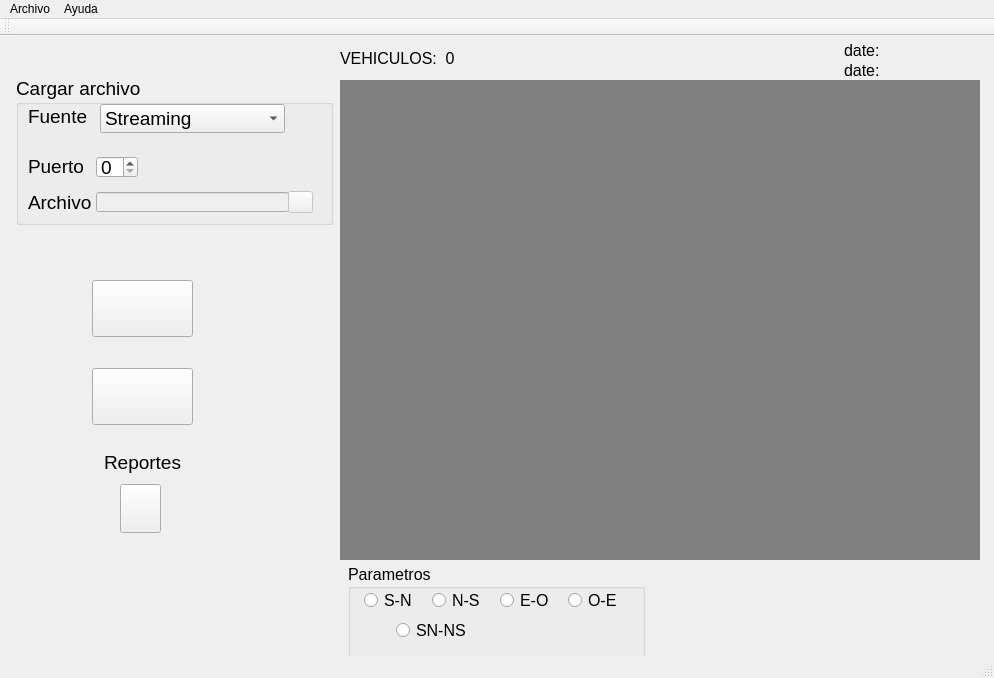
<?xml version="1.0" encoding="UTF-8"?>
<ui version="4.0">
 <class>move</class>
 <widget class="QMainWindow" name="move">
  <property name="geometry">
   <rect>
    <x>0</x>
    <y>0</y>
    <width>994</width>
    <height>678</height>
   </rect>
  </property>
  <property name="windowTitle">
   <string>MoVe: Monitoreo Vehicular Automatico</string>
  </property>
  <property name="autoFillBackground">
   <bool>true</bool>
  </property>
  <widget class="QWidget" name="centralWidget">
   <widget class="QLabel" name="time_var">
    <property name="geometry">
     <rect>
      <x>844</x>
      <y>4</y>
      <width>145</width>
      <height>21</height>
     </rect>
    </property>
    <property name="font">
     <font>
      <pointsize>12</pointsize>
     </font>
    </property>
    <property name="text">
     <string>date:</string>
    </property>
   </widget>
   <widget class="QLabel" name="time_var_2">
    <property name="geometry">
     <rect>
      <x>844</x>
      <y>24</y>
      <width>145</width>
      <height>21</height>
     </rect>
    </property>
    <property name="font">
     <font>
      <pointsize>12</pointsize>
     </font>
    </property>
    <property name="text">
     <string>date:</string>
    </property>
   </widget>
   <widget class="QLabel" name="VideoPlayer">
    <property name="geometry">
     <rect>
      <x>340</x>
      <y>44</y>
      <width>640</width>
      <height>480</height>
     </rect>
    </property>
    <property name="autoFillBackground">
     <bool>false</bool>
    </property>
    <property name="styleSheet">
     <string notr="true">#VideoPlayer
{
background-color: gray;
}</string>
    </property>
    <property name="text">
     <string/>
    </property>
   </widget>
   <widget class="QGroupBox" name="groupBox">
    <property name="geometry">
     <rect>
      <x>16</x>
      <y>40</y>
      <width>317</width>
      <height>149</height>
     </rect>
    </property>
    <property name="font">
     <font>
      <pointsize>14</pointsize>
     </font>
    </property>
    <property name="title">
     <string>Cargar archivo</string>
    </property>
    <widget class="QLabel" name="label">
     <property name="geometry">
      <rect>
       <x>12</x>
       <y>32</y>
       <width>65</width>
       <height>17</height>
      </rect>
     </property>
     <property name="text">
      <string>Fuente</string>
     </property>
    </widget>
    <widget class="QComboBox" name="selectSource">
     <property name="geometry">
      <rect>
       <x>84</x>
       <y>28</y>
       <width>185</width>
       <height>29</height>
      </rect>
     </property>
     <item>
      <property name="text">
       <string>Streaming</string>
      </property>
     </item>
     <item>
      <property name="text">
       <string>Archivo de video</string>
      </property>
     </item>
    </widget>
    <widget class="QLabel" name="label_2">
     <property name="geometry">
      <rect>
       <x>12</x>
       <y>80</y>
       <width>57</width>
       <height>21</height>
      </rect>
     </property>
     <property name="text">
      <string>Puerto</string>
     </property>
    </widget>
    <widget class="QSpinBox" name="selectPort">
     <property name="enabled">
      <bool>true</bool>
     </property>
     <property name="geometry">
      <rect>
       <x>80</x>
       <y>80</y>
       <width>42</width>
       <height>22</height>
      </rect>
     </property>
     <property name="readOnly">
      <bool>false</bool>
     </property>
     <property name="accelerated">
      <bool>false</bool>
     </property>
     <property name="keyboardTracking">
      <bool>false</bool>
     </property>
     <property name="maximum">
      <number>2</number>
     </property>
    </widget>
    <widget class="QLabel" name="label_4">
     <property name="geometry">
      <rect>
       <x>12</x>
       <y>116</y>
       <width>65</width>
       <height>21</height>
      </rect>
     </property>
     <property name="text">
      <string>Archivo</string>
     </property>
    </widget>
    <widget class="QLineEdit" name="filePath">
     <property name="enabled">
      <bool>false</bool>
     </property>
     <property name="geometry">
      <rect>
       <x>80</x>
       <y>116</y>
       <width>193</width>
       <height>20</height>
      </rect>
     </property>
     <property name="font">
      <font>
       <pointsize>10</pointsize>
      </font>
     </property>
    </widget>
    <widget class="QPushButton" name="btnFilePath">
     <property name="enabled">
      <bool>false</bool>
     </property>
     <property name="geometry">
      <rect>
       <x>272</x>
       <y>115</y>
       <width>25</width>
       <height>22</height>
      </rect>
     </property>
     <property name="text">
      <string/>
     </property>
    </widget>
   </widget>
   <widget class="QPushButton" name="btnPlaynPause">
    <property name="geometry">
     <rect>
      <x>92</x>
      <y>244</y>
      <width>101</width>
      <height>57</height>
     </rect>
    </property>
    <property name="text">
     <string/>
    </property>
   </widget>
   <widget class="QPushButton" name="btnStop">
    <property name="geometry">
     <rect>
      <x>92</x>
      <y>332</y>
      <width>101</width>
      <height>57</height>
     </rect>
    </property>
    <property name="text">
     <string/>
    </property>
   </widget>
   <widget class="QPushButton" name="btnReports">
    <property name="geometry">
     <rect>
      <x>120</x>
      <y>448</y>
      <width>41</width>
      <height>49</height>
     </rect>
    </property>
    <property name="text">
     <string/>
    </property>
   </widget>
   <widget class="QLabel" name="label_3">
    <property name="geometry">
     <rect>
      <x>104</x>
      <y>412</y>
      <width>85</width>
      <height>29</height>
     </rect>
    </property>
    <property name="font">
     <font>
      <pointsize>14</pointsize>
     </font>
    </property>
    <property name="text">
     <string>Reportes</string>
    </property>
   </widget>
   <widget class="QGroupBox" name="parameterMenu">
    <property name="geometry">
     <rect>
      <x>348</x>
      <y>528</y>
      <width>297</width>
      <height>97</height>
     </rect>
    </property>
    <property name="font">
     <font>
      <pointsize>12</pointsize>
     </font>
    </property>
    <property name="title">
     <string>Parametros</string>
    </property>
    <widget class="QRadioButton" name="rbtn_param_SN">
     <property name="geometry">
      <rect>
       <x>16</x>
       <y>28</y>
       <width>61</width>
       <height>17</height>
      </rect>
     </property>
     <property name="text">
      <string>S-N</string>
     </property>
    </widget>
    <widget class="QRadioButton" name="rbtn_param_NS">
     <property name="geometry">
      <rect>
       <x>84</x>
       <y>28</y>
       <width>61</width>
       <height>17</height>
      </rect>
     </property>
     <property name="text">
      <string>N-S</string>
     </property>
    </widget>
    <widget class="QRadioButton" name="rbtn_param_EO">
     <property name="geometry">
      <rect>
       <x>152</x>
       <y>28</y>
       <width>61</width>
       <height>17</height>
      </rect>
     </property>
     <property name="text">
      <string>E-O</string>
     </property>
    </widget>
    <widget class="QRadioButton" name="rbtn_param_OE">
     <property name="geometry">
      <rect>
       <x>220</x>
       <y>28</y>
       <width>61</width>
       <height>17</height>
      </rect>
     </property>
     <property name="text">
      <string>O-E</string>
     </property>
    </widget>
    <widget class="QRadioButton" name="rbtn_param_SN_2">
     <property name="geometry">
      <rect>
       <x>48</x>
       <y>56</y>
       <width>73</width>
       <height>21</height>
      </rect>
     </property>
     <property name="text">
      <string>SN-NS</string>
     </property>
    </widget>
   </widget>
   <widget class="QLabel" name="txtMensajes">
    <property name="geometry">
     <rect>
      <x>16</x>
      <y>571</y>
      <width>329</width>
      <height>25</height>
     </rect>
    </property>
    <property name="font">
     <font>
      <pointsize>10</pointsize>
     </font>
    </property>
    <property name="text">
     <string/>
    </property>
   </widget>
   <widget class="QLabel" name="textCarCount">
    <property name="geometry">
     <rect>
      <x>340</x>
      <y>12</y>
      <width>461</width>
      <height>21</height>
     </rect>
    </property>
    <property name="font">
     <font>
      <pointsize>12</pointsize>
     </font>
    </property>
    <property name="text">
     <string>VEHICULOS:  0</string>
    </property>
   </widget>
  </widget>
  <widget class="QMenuBar" name="menuBar">
   <property name="geometry">
    <rect>
     <x>0</x>
     <y>0</y>
     <width>994</width>
     <height>21</height>
    </rect>
   </property>
   <widget class="QMenu" name="menuArchivo">
    <property name="title">
     <string>Archivo</string>
    </property>
    <addaction name="actionSalir"/>
   </widget>
   <widget class="QMenu" name="menuAyuda">
    <property name="title">
     <string>Ayuda</string>
    </property>
    <addaction name="actionAcerca_de"/>
   </widget>
   <addaction name="menuArchivo"/>
   <addaction name="menuAyuda"/>
  </widget>
  <widget class="QToolBar" name="mainToolBar">
   <attribute name="toolBarArea">
    <enum>TopToolBarArea</enum>
   </attribute>
   <attribute name="toolBarBreak">
    <bool>false</bool>
   </attribute>
  </widget>
  <widget class="QStatusBar" name="statusBar"/>
  <action name="actionSalir">
   <property name="text">
    <string>Salir</string>
   </property>
  </action>
  <action name="actionAcerca_de">
   <property name="text">
    <string>Acerca de</string>
   </property>
  </action>
 </widget>
 <layoutdefault spacing="6" margin="11"/>
 <resources/>
 <connections>
  <connection>
   <sender>actionSalir</sender>
   <signal>triggered()</signal>
   <receiver>move</receiver>
   <slot>close()</slot>
   <hints>
    <hint type="sourcelabel">
     <x>-1</x>
     <y>-1</y>
    </hint>
    <hint type="destinationlabel">
     <x>496</x>
     <y>302</y>
    </hint>
   </hints>
  </connection>
 </connections>
</ui>
